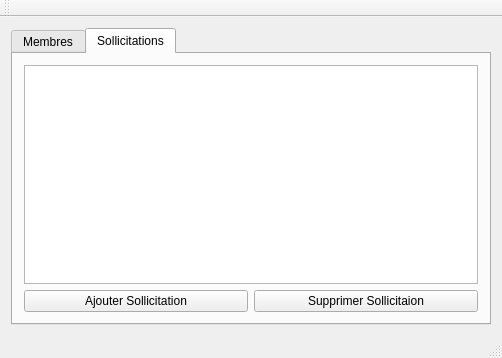
<?xml version="1.0" encoding="UTF-8"?>
<ui version="4.0">
 <class>MainWindow</class>
 <widget class="QMainWindow" name="MainWindow">
  <property name="geometry">
   <rect>
    <x>0</x>
    <y>0</y>
    <width>502</width>
    <height>358</height>
   </rect>
  </property>
  <property name="windowTitle">
   <string>MainWindow</string>
  </property>
  <widget class="QWidget" name="centralWidget">
   <layout class="QGridLayout" name="gridLayout">
    <item row="0" column="1">
     <widget class="QTabWidget" name="tabWidget">
      <property name="currentIndex">
       <number>1</number>
      </property>
      <widget class="QWidget" name="tab">
       <attribute name="title">
        <string>Membres</string>
       </attribute>
       <layout class="QGridLayout" name="gridLayout_2">
        <item row="1" column="1">
         <widget class="QPushButton" name="pushButton_2">
          <property name="text">
           <string>Supprimer Membre</string>
          </property>
         </widget>
        </item>
        <item row="1" column="0">
         <widget class="QPushButton" name="pushButton">
          <property name="text">
           <string>Ajouter Membre</string>
          </property>
         </widget>
        </item>
        <item row="0" column="0" colspan="2">
         <widget class="QTableView" name="tableView"/>
        </item>
       </layout>
      </widget>
      <widget class="QWidget" name="tab_2">
       <attribute name="title">
        <string>Sollicitations</string>
       </attribute>
       <layout class="QGridLayout" name="gridLayout_3">
        <item row="1" column="0">
         <widget class="QPushButton" name="pushButton_3">
          <property name="text">
           <string>Ajouter Sollicitation</string>
          </property>
         </widget>
        </item>
        <item row="1" column="1">
         <widget class="QPushButton" name="pushButton_4">
          <property name="text">
           <string>Supprimer Sollicitaion</string>
          </property>
         </widget>
        </item>
        <item row="0" column="0" colspan="2">
         <widget class="QTableView" name="tableView_2"/>
        </item>
       </layout>
      </widget>
     </widget>
    </item>
   </layout>
  </widget>
  <widget class="QMenuBar" name="menuBar">
   <property name="geometry">
    <rect>
     <x>0</x>
     <y>0</y>
     <width>502</width>
     <height>21</height>
    </rect>
   </property>
  </widget>
  <widget class="QToolBar" name="mainToolBar">
   <attribute name="toolBarArea">
    <enum>TopToolBarArea</enum>
   </attribute>
   <attribute name="toolBarBreak">
    <bool>false</bool>
   </attribute>
  </widget>
  <widget class="QStatusBar" name="statusBar"/>
 </widget>
 <layoutdefault spacing="6" margin="11"/>
 <resources/>
 <connections/>
</ui>
